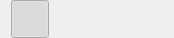
<?xml version="1.0" encoding="UTF-8"?>
<ui version="4.0">
 <class>Viewports_toolbuttons</class>
 <widget class="QWidget" name="Viewports_toolbuttons">
  <property name="geometry">
   <rect>
    <x>0</x>
    <y>0</y>
    <width>174</width>
    <height>38</height>
   </rect>
  </property>
  <property name="windowTitle">
   <string>Form</string>
  </property>
  <layout class="QHBoxLayout" name="horizontalLayout">
   <property name="spacing">
    <number>0</number>
   </property>
   <property name="topMargin">
    <number>0</number>
   </property>
   <property name="bottomMargin">
    <number>0</number>
   </property>
   <item>
    <widget class="QToolButton" name="toolB_single">
     <property name="minimumSize">
      <size>
       <width>36</width>
       <height>36</height>
      </size>
     </property>
     <property name="toolTip">
      <string>Single viewport</string>
     </property>
     <property name="icon">
      <iconset>
       <normaloff>resource/icons/viewport_single.svg</normaloff>resource/icons/viewport_single.svg</iconset>
     </property>
     <property name="iconSize">
      <size>
       <width>32</width>
       <height>32</height>
      </size>
     </property>
     <property name="checkable">
      <bool>true</bool>
     </property>
     <property name="checked">
      <bool>true</bool>
     </property>
     <property name="autoExclusive">
      <bool>true</bool>
     </property>
     <property name="autoRaise">
      <bool>true</bool>
     </property>
    </widget>
   </item>
   <item>
    <widget class="QToolButton" name="toolB_doubleH">
     <property name="minimumSize">
      <size>
       <width>36</width>
       <height>36</height>
      </size>
     </property>
     <property name="toolTip">
      <string>Two viewports (Horizontal split)</string>
     </property>
     <property name="icon">
      <iconset>
       <normaloff>resource/icons/viewport_double_horz.svg</normaloff>resource/icons/viewport_double_horz.svg</iconset>
     </property>
     <property name="iconSize">
      <size>
       <width>32</width>
       <height>32</height>
      </size>
     </property>
     <property name="checkable">
      <bool>true</bool>
     </property>
     <property name="autoExclusive">
      <bool>true</bool>
     </property>
     <property name="autoRaise">
      <bool>true</bool>
     </property>
    </widget>
   </item>
   <item>
    <widget class="QToolButton" name="toolB_doubleV">
     <property name="minimumSize">
      <size>
       <width>36</width>
       <height>36</height>
      </size>
     </property>
     <property name="toolTip">
      <string>Two viewports (Vertical split)</string>
     </property>
     <property name="icon">
      <iconset>
       <normaloff>resource/icons/viewport_double_vert.svg</normaloff>resource/icons/viewport_double_vert.svg</iconset>
     </property>
     <property name="iconSize">
      <size>
       <width>32</width>
       <height>32</height>
      </size>
     </property>
     <property name="checkable">
      <bool>true</bool>
     </property>
     <property name="autoExclusive">
      <bool>true</bool>
     </property>
     <property name="autoRaise">
      <bool>true</bool>
     </property>
     <property name="arrowType">
      <enum>Qt::NoArrow</enum>
     </property>
    </widget>
   </item>
   <item>
    <widget class="QToolButton" name="toolB_four">
     <property name="minimumSize">
      <size>
       <width>36</width>
       <height>36</height>
      </size>
     </property>
     <property name="toolTip">
      <string>Four viewports</string>
     </property>
     <property name="text">
      <string/>
     </property>
     <property name="icon">
      <iconset>
       <normaloff>resource/icons/viewport_four.svg</normaloff>resource/icons/viewport_four.svg</iconset>
     </property>
     <property name="iconSize">
      <size>
       <width>32</width>
       <height>32</height>
      </size>
     </property>
     <property name="checkable">
      <bool>true</bool>
     </property>
     <property name="autoExclusive">
      <bool>true</bool>
     </property>
     <property name="autoRaise">
      <bool>true</bool>
     </property>
    </widget>
   </item>
  </layout>
 </widget>
 <resources/>
 <connections/>
</ui>
